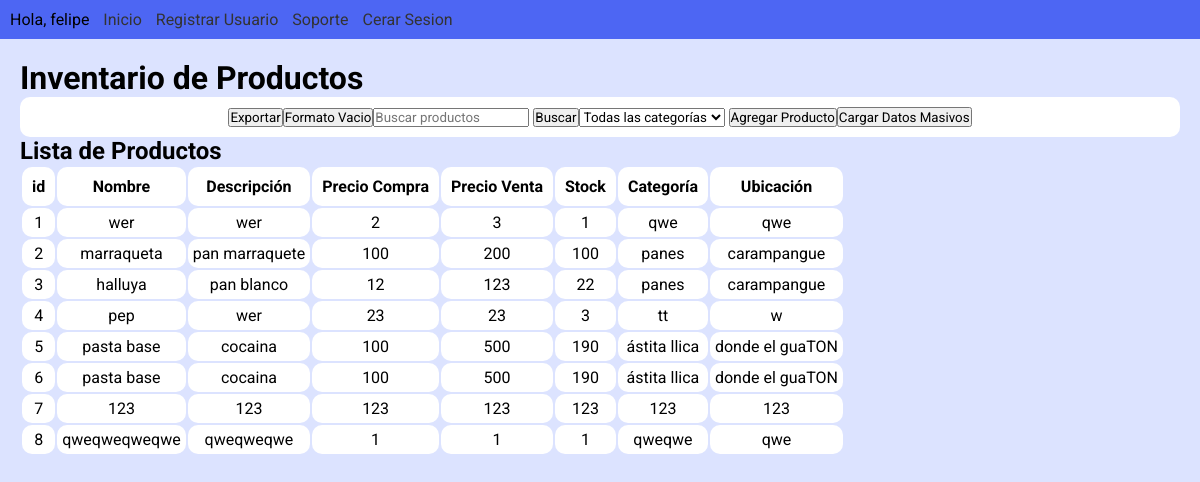
The app's page /inventario/ (signed in), older data.
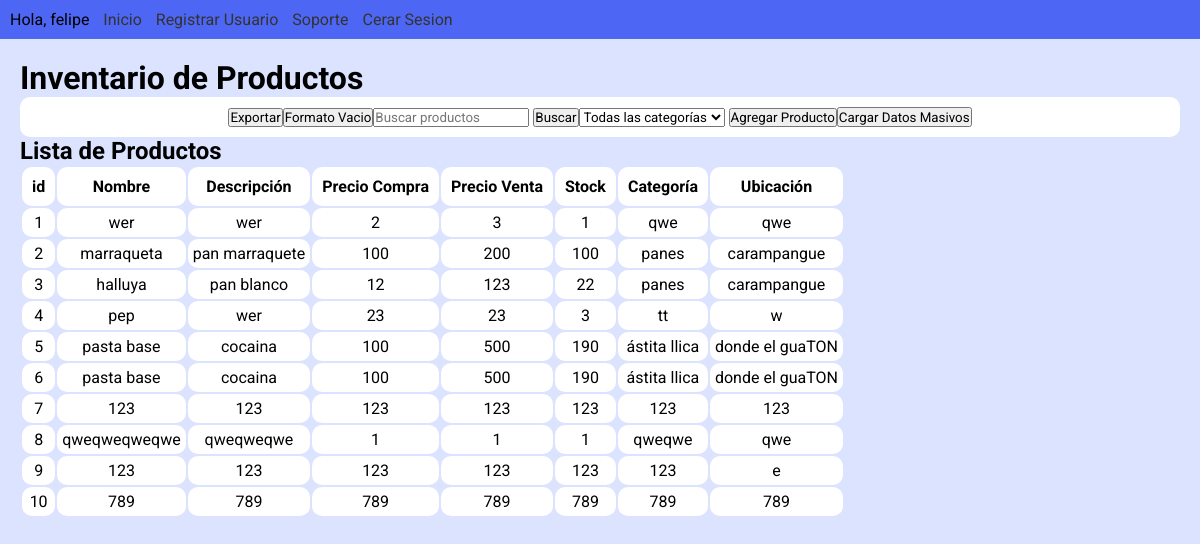
The same page, newer data.
### inventario/models.py (models this page shows)
class Productos(models.Model):
    nombre = models.CharField(max_length=50)
    descripcion = models.TextField()
    precio_compra = models.IntegerField()
    precio_venta = models.IntegerField()
    stock = models.PositiveIntegerField()
    categoria = models.CharField(max_length=50)
    ubicacion = models.CharField(max_length = 50)

### inventario/views.py (the view, shortened to what this page needs)
# urls.py: path('inventario/', product_list, name='product_list'),  # Cambio de nombre para la vista principal
@login_required(login_url='login')
def product_list(request):
    excel_form = ExcelUploadForm()
    form = ProductForm()
    productos = Productos.objects.all()
    unique_categories = productos.values_list('categoria', flat=True).distinct()
    unique_ubicacion = productos.values_list('ubicacion', flat=True).distinct()
    data_titles = [field.name for field in Productos._meta.get_fields()]
    if request.GET.get('exportar'):
        data = [list(row.values()) for row in productos.values()]
        name = 'inventario'
        return export_data(request, data, data_titles, name)
    elif request.GET.get('formato'):
        data = []
        name = 'formato'
        return export_data(request, data, data_titles, name)
    elif request.GET.get('c'):
        filter_categories = request.GET.get('c')
        productos = Productos.objects.filter(
            Q(categoria__icontains=filter_categories)
        )
    context = {
        'productos': productos,
        'form': form,
        'unique_categories': unique_categories,
        'excel_form': excel_form
    }
    return render(request, 'inventario.html', context)

### inventario/forms.py
class ProductForm(forms.ModelForm):
    class Meta:
        model = Productos
        fields = '__all__'  # Esto incluirá todos los campos del modelo en el formulario

class ExcelUploadForm(forms.Form):
    archivo = forms.FileField(label='Selecciona un archivo Excel')

### inventario/templates/inventario.html (shortened to what this page needs)
{% extends 'base.html' %}
{% load static %}
{% block content %}
    <h1>Inventario de Productos</h1>
    <section id='filtros'>
        <form method="get" >
            <button type="submit" name='exportar' value=" ">Exportar</button>
        </form>
        <form method="get" value='' >
            <button type="submit" name='formato' value=" ">Formato Vacio</button>
        </form>
        <form method="get">
            <input type="text" name="q" placeholder="Buscar productos">
            <button type="submit">Buscar</button>
        </form>
        <form method="get">
            <select name="c">
                <option value=''>Todas las categorías</option>
        </form>
        <button id="open-modal">Agregar Producto</button>
        <button id="open-import-form">Cargar Datos Masivos</button>
    </section>
    <div id="listado_productos">
        <h2>Lista de Productos</h2>
        <table class="default">
            <tr>
                <th>id</th>
                <th>Nombre</th>
                <th>Descripción</th>
                <th>Precio Compra</th>
                <th>Precio Venta</th>
                <th>Stock</th>
                <th>Categoría</th>
                <th>Ubicación</th>
            </tr>
            {% for producto in productos %}
            <tr>
                <td>{{ producto.id }}</td>
                <td>{{ producto.nombre }}</td>
                <td>{{ producto.descripcion }}</td>
                <td>{{ producto.precio_compra }}</td>
                <td>{{ producto.precio_venta }}</td>
                <td>{{ producto.stock }}</td>
                <td>{{ producto.categoria }}</td>
                <td>{{ producto.ubicacion }}</td>
            </tr>
            {% endfor %}
        </table>
    </div>
{% endblock %}

### inicio/templates/base.html (shortened to what this page needs)
<!DOCTYPE html>
<html>
    <head>
        {% load static %}
        <link rel="stylesheet" href="{% static 'css/main.css' %}">
    </head>
    <header class ="header">
        <div class="nav-bar">
            <nav>
                <ul>
                    {% if user.is_authenticated %}
                    <li class="sesion"><p> Hola, {{ user.username }} </p></li>
                    <li><a href="{% url 'index' %}">Inicio</a></li>
                    {% if user.is_superuser %}
                    <li><a href="{% url 'register' %}">Registrar Usuario</a></li>
                    {% endif %}
                    <li><a href="#">Soporte</a></li>
                    <li class="sesion"><a href="{% url 'logout' %}">Cerar Sesion</a></li>
                    {% else %}
                    <li><a href="{% url 'login' %}">!Hola¡, !Identificate¡</a></li>
                    {% endif %}
                </ul>
            </nav>
        </div>
    </header>
    <body>
        <div class="content">
            {% block content %}
            {% endblock %}
        </div>
    </body>
</html>

### inicio/static/css/main.css (style rules this page uses)
* { box-sizing: border-box; margin: 0; padding: 0; font-family: 'Roboto', sans-serif; }
.header { background-color: #4d66f3; }
.nav-bar { background-color: #4d66f3; padding: 10px; text-align: center; display: flex; justify-content: space-between; align-items: center; }
.nav-bar ul { list-style-type: none; padding: 0; }
.nav-bar ul li { display: inline-block; margin-right: 10px; }
.nav-bar ul li a { text-decoration: none; color: #333; }
.content { margin: 20px; }
body { background-color: #dce3ff; }
#filtros { width: 100% auto; height: 100% auto; background-color: #ffffff; border-radius: 10px; padding: 10px; display: flex; justify-content: center; }
th { background-color: #ffffff; border-radius: 10px; padding: 10px; justify-content: center; }
td { background-color: #ffffff; border-radius: 10px; padding:5px; text-align: center; justify-content: center; }

Row changes from the older to the newer data that the page shows:
added Productos: id "9", nombre "123", descripcion "123", precio_compra "123", precio_venta "123", stock "123", categoria "123", ubicacion "e"
added Productos: id "10", nombre "789", descripcion "789", precio_compra "789", precio_venta "789", stock "789", categoria "789", ubicacion "789"
